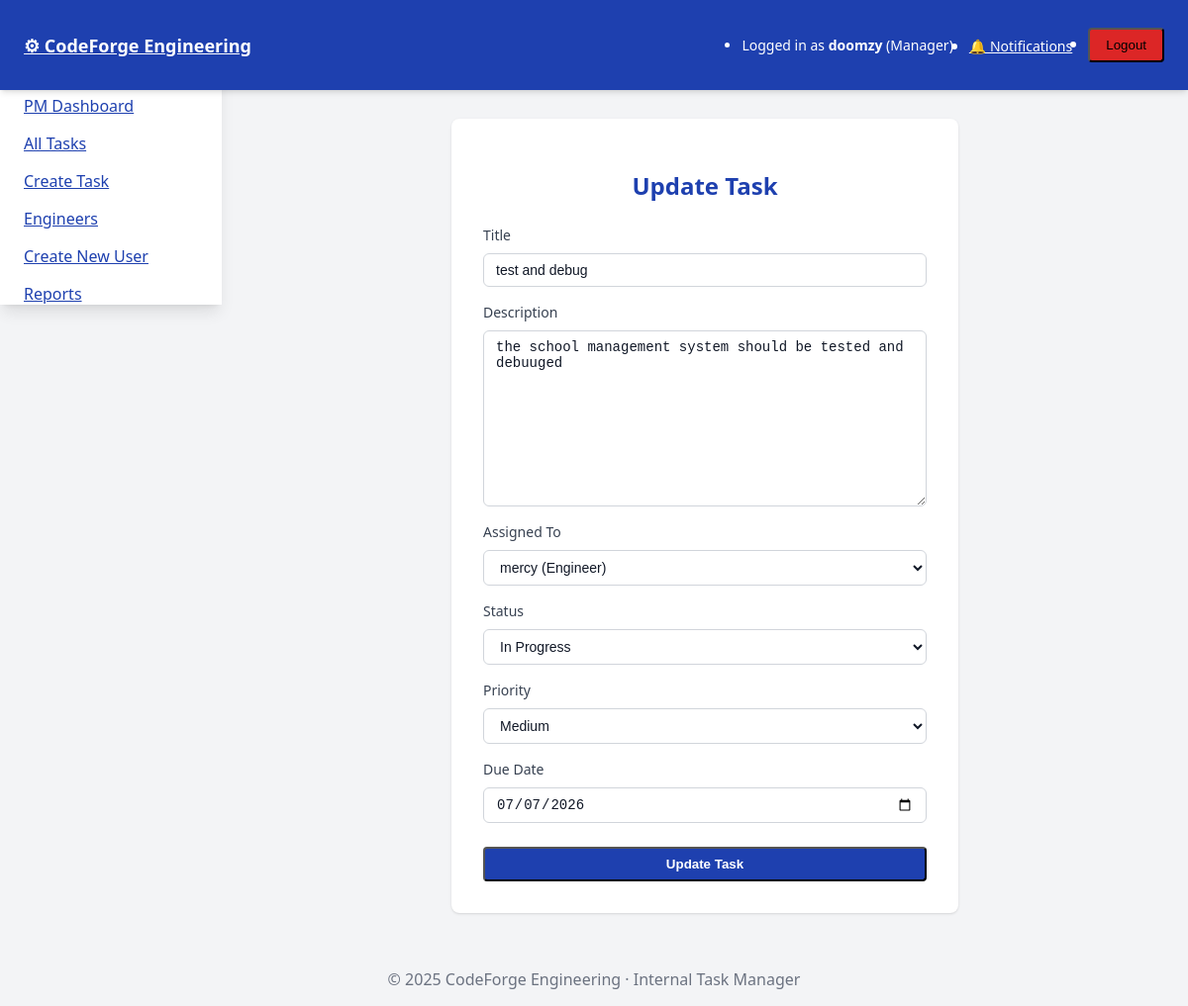
Screenshot of /tasks/6/update/ (signed in) with the database file from the repository.
### tasks/models.py (models this page shows, shortened)
class User(AbstractUser):
    ROLE_CHOICES = (
        ('manager', 'Project Manager'),
        ('worker', 'Engineer'),
    )
    role = models.CharField(max_length=10, choices=ROLE_CHOICES)
    def __str__(self):
        return f"{self.username} ({self.get_role_display()})"

class Task(models.Model):
    STATUS_CHOICES = (
        ('pending', 'Pending'),
        ('in_progress', 'In Progress'),
        ('completed', 'Completed'),
    )
    PRIORITY_CHOICES = (
        ('low', 'Low'),
        ('medium', 'Medium'),
        ('high', 'High'),
    )
    title = models.CharField(max_length=255)
    description = models.TextField(blank=True)
    assigned_to = models.ForeignKey(User, on_delete=models.CASCADE, related_name='tasks')
    status = models.CharField(max_length=20, choices=STATUS_CHOICES, default='pending')
    priority = models.CharField(max_length=10, choices=PRIORITY_CHOICES, default='medium')
    created_at = models.DateTimeField(auto_now_add=True)
    updated_at = models.DateTimeField(auto_now=True)
    due_date = models.DateField(null=True, blank=True)
    completed_at = models.DateTimeField(null=True, blank=True)

### tasks/views.py (the view, shortened to what this page needs)
# urls.py: path('tasks/<int:pk>/update/', TaskUpdateView.as_view(), name='task_update'),
class TaskUpdateView(LoginRequiredMixin, ManagerRequiredMixin, UpdateView):
    model = Task
    form_class = TaskForm
    template_name = 'core/task_form.html'
    success_url = reverse_lazy('task_list')

### tasks/forms.py
class TaskForm(forms.ModelForm):
    class Meta:
        model = Task
        fields = ['title', 'description', 'assigned_to', 'status', 'priority', 'due_date']
        widgets = {
            'due_date': forms.DateInput(attrs={'type': 'date'}),
        }

### tasks/context_processors.py (called while the page is built)
def notifications(request):
    if not request.user.is_authenticated:
        return {}
    qs = request.user.notifications.all()
    return {
        'nav_notifications': qs[:8],
        'nav_unread_count': qs.filter(is_read=False).count(),
    }

### tasks/views.py (called while the page is built)
    def test_func(self):
        user = self.request.user
        return user.is_superuser or user.role == 'manager'

### tasks/templates/core/task_form.html (shortened to what this page needs)
{% extends "base.html" %}
{% block content %}
<div class="max-w-lg mx-auto my-10">
    <div class="bg-white shadow rounded-lg p-8">
        <h2 class="text-2xl font-bold text-blue-800 mb-6 text-center">
            {% if form.instance.pk %}Update Task{% else %}Create Task{% endif %}
        </h2>
        <form method="post" novalidate>
            <div class="mb-4">
                <label for="{{ form.title.id_for_label }}" class="block mb-2 text-sm font-medium text-gray-700">Title</label>
                {{ form.title }}
            </div>
            <div class="mb-4">
                <label for="{{ form.description.id_for_label }}" class="block mb-2 text-sm font-medium text-gray-700">Description</label>
                {{ form.description }}
            </div>
            <div class="mb-4">
                <label for="{{ form.assigned_to.id_for_label }}" class="block mb-2 text-sm font-medium text-gray-700">Assigned To</label>
                {{ form.assigned_to }}
            </div>
            <div class="mb-4">
                <label for="{{ form.status.id_for_label }}" class="block mb-2 text-sm font-medium text-gray-700">Status</label>
                {{ form.status }}
            </div>
            <div class="mb-4">
                <label for="{{ form.priority.id_for_label }}" class="block mb-2 text-sm font-medium text-gray-700">Priority</label>
                {{ form.priority }}
            </div>
            <div class="mb-6">
                <label for="{{ form.due_date.id_for_label }}" class="block mb-2 text-sm font-medium text-gray-700">Due Date</label>
                {{ form.due_date }}
            </div>
            <button type="submit" class="w-full bg-blue-800 text-white font-semibold py-2 px-4 rounded hover:bg-blue-900 transition">
                {% if form.instance.pk %}Update{% else %}Create{% endif %} Task
            </button>
        </form>
    </div>
</div>
{% endblock %}

### tasks/templates/base.html (shortened to what this page needs)
<!DOCTYPE html>
<html lang="en">
<head>
    {% load static %}
    <link rel="stylesheet" href="{% static 'css/tailwind-offline.css' %}">
</head>
<body class="bg-gray-100">
    <header class="fixed top-0 left-0 w-full bg-blue-800 text-white z-40 shadow-md">
        <nav class="flex items-center justify-between px-6 py-3">
            <div class="text-lg font-bold">
                <a href="{% url 'role_redirect' %}">⚙ CodeForge Engineering</a>
            </div>
            <ul class="flex items-center space-x-4">
                {% if user.is_authenticated %}
                    <li class="text-sm">Logged in as <span class="font-semibold">{{ user.username }}</span> (<span class="capitalize">{{ user.role }}</span>)</li>
                    <li>
                        <a href="{% url 'notifications' %}" class="relative inline-flex items-center text-white text-sm hover:underline">
                            🔔 Notifications
                        </a>
                    </li>
                    <li>
                        <form action="{% url 'logout' %}" method="post">
                            <button type="submit" class="bg-red-600 px-4 py-2 rounded hover:bg-red-700 transition">Logout</button>
                        </form>
                    </li>
                {% endif %}
            </ul>
        </nav>
    </header>
    {% if user.is_authenticated %}
    <aside class="fixed top-16 left-0 h-[calc(100vh-4rem)] w-56 bg-white shadow-lg z-30 flex flex-col pt-8">
        <nav class="flex flex-col space-y-4 px-6">
                {% if user.is_superuser %}
                    <a href="{% url 'manager_dashboard' %}" class="text-blue-800 hover:underline">PM Dashboard</a>
                    <a href="{% url 'task_list' %}" class="text-blue-800 hover:underline">All Tasks</a>
                    <a href="{% url 'task_create' %}" class="text-blue-800 hover:underline">Create Task</a>
                    <a href="{% url 'engineer_list' %}" class="text-blue-800 hover:underline">Engineers</a>
                    <a href="{% url 'register' %}" class="text-blue-800 hover:underline">Create New User</a>
                    <a href="{% url 'reports' %}" class="text-blue-800 hover:underline">Reports</a>
                {% elif user.role == 'manager' %}
                    <a href="{% url 'manager_dashboard' %}" class="text-blue-800 hover:underline">PM Dashboard</a>
                    <a href="{% url 'task_list' %}" class="text-blue-800 hover:underline">All Tasks</a>
                    <a href="{% url 'task_create' %}" class="text-blue-800 hover:underline">Create Task</a>
                    <a href="{% url 'engineer_list' %}" class="text-blue-800 hover:underline">Engineers</a>
                    <a href="{% url 'register' %}" class="text-blue-800 hover:underline">Create New User</a>
                    <a href="{% url 'reports' %}" class="text-blue-800 hover:underline">Reports</a>
                {% elif user.role == 'worker' %}
                    <a href="{% url 'worker_dashboard' %}" class="text-blue-800 hover:underline">Engineer Dashboard</a>
                    <a href="{% url 'task_list' %}" class="text-blue-800 hover:underline">My Tasks</a>
                    <a href="{% url 'reports' %}" class="text-blue-800 hover:underline">My Reports</a>
                {% else %}
                    <a href="{% url 'task_list' %}" class="text-blue-800 hover:underline">Tasks</a>
                    <a href="{% url 'reports' %}" class="text-blue-800 hover:underline">Reports</a>
                {% endif %}
        </nav>
    </aside>
    {% endif %}
    <main class="{% if user.is_authenticated %}ml-56{% endif %} pt-20 px-8">
        {% block content %}{% endblock %}
    </main>
    <footer class="mt-10 text-center text-gray-500 py-4">
        &copy; {{ year|default:2025 }} CodeForge Engineering · Internal Task Manager
    </footer>
</body>
</html>

### rows the page displays
User: username "doomzy", role "Manager"
Task: title "test and debug", description "the school management system should be tested and debuuged", assigned_to "mercy (Engineer)", status "In Progress", priority "Medium", due_date "07/07/2026"

### other values shown
{{ year|default:2025 }} "2025"
